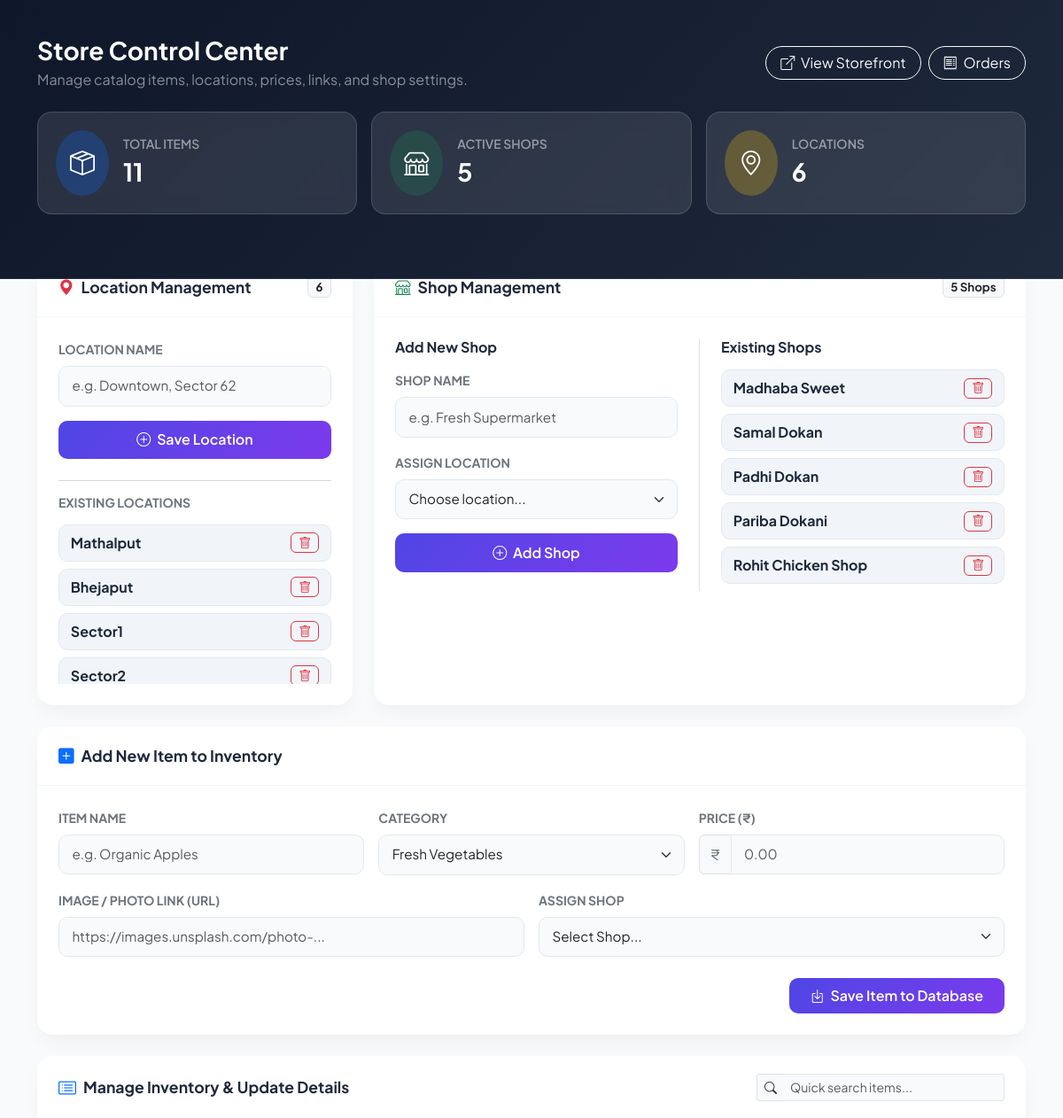
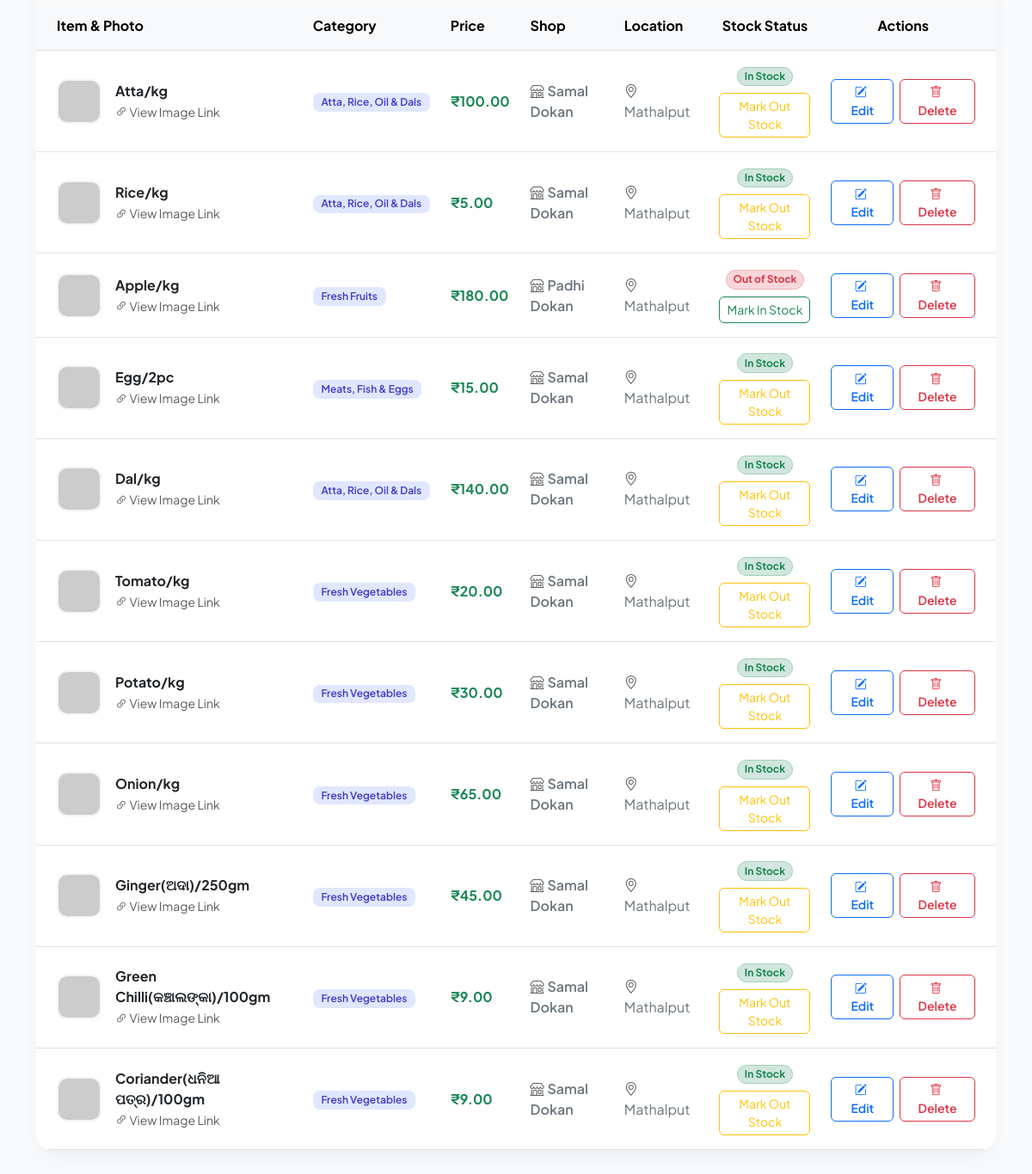
Before: /admin (signed in) with the older database file (2 pictures, top to bottom).
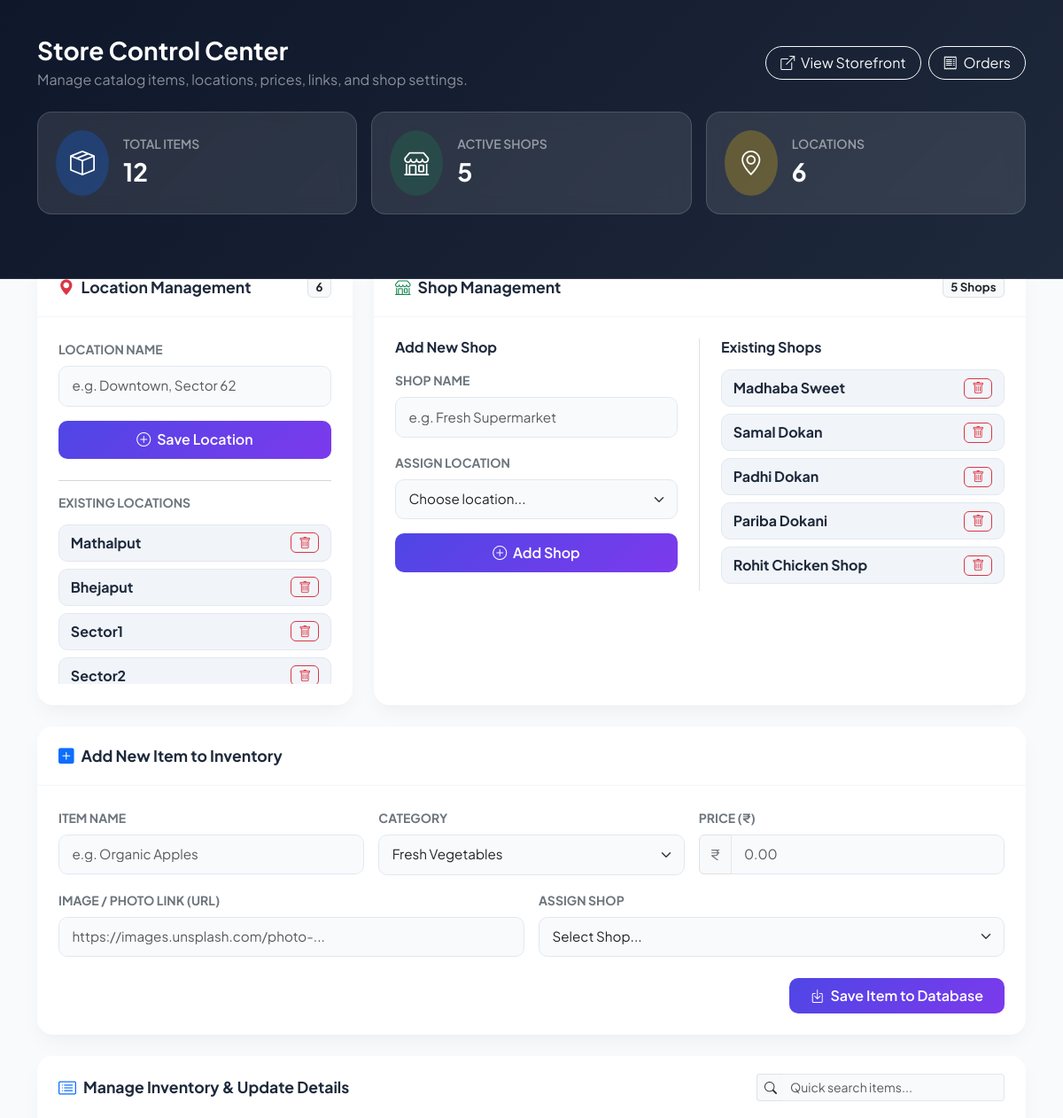
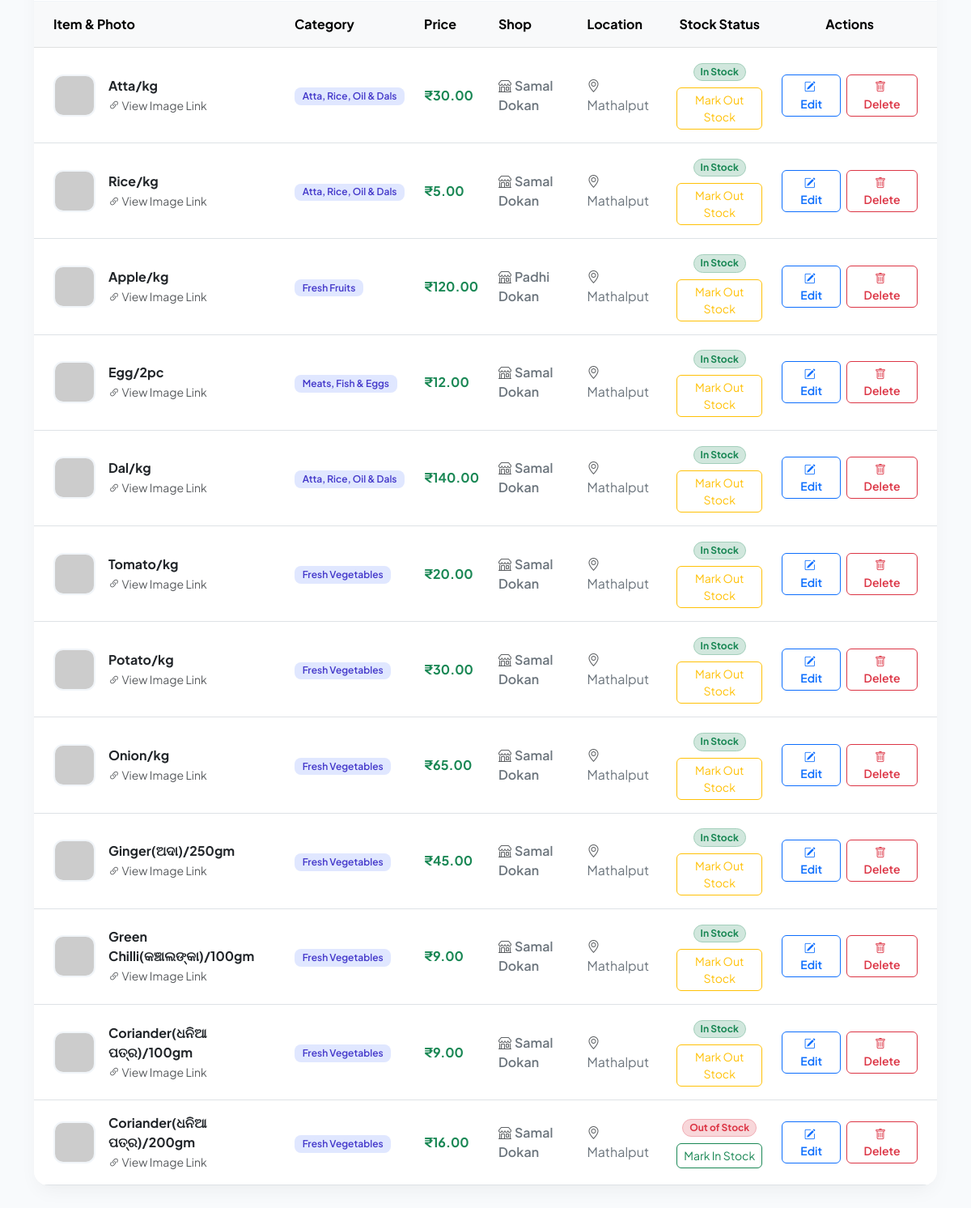
After: the same page with the newer database file (2 pictures, top to bottom).
### tables this page shows
CREATE TABLE locations (
                    id INTEGER PRIMARY KEY AUTOINCREMENT,
                    name TEXT NOT NULL);

CREATE TABLE shops (
                    id INTEGER PRIMARY KEY AUTOINCREMENT,
                    name TEXT NOT NULL,
                    location_id INTEGER,
                    FOREIGN KEY(location_id) REFERENCES locations(id));

CREATE TABLE items (
                    id INTEGER PRIMARY KEY AUTOINCREMENT,
                    name TEXT NOT NULL,
                    category TEXT NOT NULL,
                    price REAL NOT NULL,
                    photo TEXT,
                    shop_id INTEGER, is_out_of_stock INTEGER DEFAULT 0,
                    FOREIGN KEY(shop_id) REFERENCES shops(id));

### app.py (the view, shortened to what this page needs)
@app.route("/admin", methods=["GET", "POST"])
@admin_required
def admin():
    conn = get_db_connection()
    c = conn.cursor()
    c.execute("SELECT * FROM locations")
    locations = c.fetchall()
    c.execute("SELECT * FROM shops")
    shops = c.fetchall()
    c.execute("""
        SELECT
            items.id,
            items.name,
            items.category,
            items.price,
            items.photo,
            shops.name,
            locations.name,
            items.is_out_of_stock
        FROM items
        LEFT JOIN shops ON items.shop_id = shops.id
        LEFT JOIN locations ON shops.location_id = locations.id
    """)
    items = c.fetchall()
    conn.close()
    return render_template(
        "admin.html",
        locations=locations,
        shops=shops,
        items=items
    )

### app.py (called while the page is built)
def get_db_connection():
    conn = sqlite3.connect(DB_NAME)
    return conn

def admin_required(func):
    @wraps(func)
    def wrapper(*args, **kwargs):
        if not session.get("admin_logged_in"):
            return redirect(url_for("login"))
        return func(*args, **kwargs)
    return wrapper

### templates/admin.html (shortened to what the changed rows need)
<!DOCTYPE html>
<html lang="en">
<head>
    <link rel="stylesheet" href="https://cdn.jsdelivr.net/npm/bootstrap@5.3.0/dist/css/bootstrap.min.css">
    <link rel="stylesheet" href="https://cdn.jsdelivr.net/npm/bootstrap-icons@1.11.1/font/bootstrap-icons.css">
</head>
<body>
    <header class="admin-header">
        <div class="container">
            <div class="d-flex justify-content-between align-items-center mb-4">
                <div>
                    <h1 class="h3 fw-bold mb-1">Store Control Center</h1>
                </div>
            </div>
            <div class="row g-3">
                <div class="col-md-4">
                    <div class="stat-card d-flex align-items-center gap-3">
                        <div>
                            <div class="text-white-50 small fw-semibold">TOTAL ITEMS</div>
                            <div class="fs-3 fw-bold">{{ items|length }}</div>
                        </div>
                    </div>
                </div>
            </div>
        </div>
    </header>
    <main class="container content-wrapper mb-5">
        <div class="row g-4 mb-4">
            <div class="col-lg-4">
                <div class="custom-card h-100 d-flex flex-column justify-content-between">
                    <div>
                        <div class="card-body p-4">
                            <div style="max-height: 180px; overflow-y: auto;">
                                {% for loc in locations %}
                                    <div class="shop-pill">
                                        <span class="fw-bold fs-6">{{ loc[1] }}</span>
                                        <a href="{{ url_for('delete_location', location_id=loc[0]) }}"
                                           class="btn btn-sm btn-outline-danger py-0 px-2 rounded-2"
                                           onclick="return confirm('Are you sure you want to delete location \'{{ loc[1] }}\'?');">
                                            <i class="bi bi-trash"></i>
                                        </a>
                                    </div>
                                {% else %}
                                    <div class="text-muted small py-2 text-center">No locations created yet.</div>
                                {% endfor %}
                            </div>
                        </div>
                    </div>
                </div>
            </div>
            <div class="col-lg-8">
                <div class="custom-card h-100">
                    <div class="card-body p-4">
                        <div class="row g-3">
                            <div class="col-md-6 ps-md-4">
                                <div style="max-height: 280px; overflow-y: auto;">
                                    {% for shop in shops %}
                                        <div class="shop-pill">
                                            <div>
                                                <div class="fw-bold fs-6">{{ shop[1] }}</div>
                                            </div>
                                            <a href="{{ url_for('delete_shop', shop_id=shop[0]) }}"
                                               class="btn btn-sm btn-outline-danger py-0 px-2 rounded-2"
                                               onclick="return confirm('Are you sure you want to delete \'{{ shop[1] }}\'? ALL items under this shop will also be deleted!');">
                                                <i class="bi bi-trash"></i>
                                            </a>
                                        </div>
                                    {% else %}
                                        <div class="text-muted small py-3 text-center">No shops created yet.</div>
                                    {% endfor %}
                                </div>
                            </div>
                        </div>
                    </div>
                </div>
            </div>
        </div>
        <div class="custom-card">
            <div class="card-body p-0">
                <div class="table-responsive">
                    <table class="table table-hover align-middle mb-0" id="itemsTable">
                        <thead class="table-light text-secondary">
                            <tr>
                                <th class="ps-4">Item &amp; Photo</th>
                                <th>Category</th>
                                <th>Price</th>
                                <th>Shop</th>
                                <th>Location</th>
                                <th class="text-center">Stock Status</th>
                                <th class="text-center pe-4">Actions</th>
                            </tr>
                        </thead>
                        <tbody>
                            {% for item in items %}
                                <tr>
                                    <td class="ps-4">
                                        <div class="d-flex align-items-center gap-3">
                                            {% if item[4] %}
                                                <img src="{{ item[4] }}"
                                                     alt="{{ item[1] }}"
                                                     class="item-img"
                                                     onerror="this.onerror=null; this.src='https://via.placeholder.com/52?text=No+Img';">
                                            {% else %}
                                                <div class="item-img bg-light text-secondary d-flex align-items-center justify-content-center">
                                                    <i class="bi bi-image fs-4"></i>
                                                </div>
                                            {% endif %}
                                            <div>
                                                <div class="fw-bold text-dark">{{ item[1] }}</div>
                                                {% if item[4] %}
                                                    <a href="{{ item[4] }}" target="_blank" class="small text-muted text-decoration-none">
                                                        <i class="bi bi-link-45deg"></i> View Image Link
                                                    </a>
                                                {% endif %}
                                            </div>
                                        </div>
                                    </td>
                                    <td>
                                        <span class="badge badge-category">{{ item[2] }}</span>
                                    </td>
                                    <td>
                                        <span class="fw-bold text-success fs-6">
                                            ₹{{ "%.2f"|format(item[3]|float) if item[3] is number or item[3]|float else item[3] }}
                                        </span>
                                    </td>
                                    <td>
                                        <span class="text-secondary fw-semibold">
                                            <i class="bi bi-shop me-1 text-muted"></i>{{ item[5] }}
                                        </span>
                                    </td>
                                    <td>
                                        <span class="text-secondary">
                                            <i class="bi bi-geo-alt me-1 text-muted"></i>{{ item[6] }}
                                        </span>
                                    </td>
                                    <td class="text-center">
                                        {% if item[7] %}
                                            <span class="badge rounded-pill bg-danger-subtle text-danger border border-danger-subtle">Out of Stock</span>
                                        {% else %}
                                            <span class="badge rounded-pill bg-success-subtle text-success border border-success-subtle">In Stock</span>
                                        {% endif %}
                                        <form method="POST" action="{{ url_for('toggle_stock', item_id=item[0]) }}" class="mt-2">
                                            <button type="submit" class="btn btn-sm {% if item[7] %}btn-outline-success{% else %}btn-outline-warning{% endif %} rounded-2">
                                                {% if item[7] %}Mark In Stock{% else %}Mark Out Stock{% endif %}
                                            </button>
                                        </form>
                                    </td>
                                    <td class="text-center pe-4">
                                        <div class="btn-group gap-2">
                                            <a href="{{ url_for('edit_item', item_id=item[0]) }}"
                                               class="btn btn-sm btn-outline-primary rounded-2 px-3 fw-semibold">
                                                <i class="bi bi-pencil-square me-1"></i> Edit
                                            </a>
                                            <a href="{{ url_for('delete_item', item_id=item[0]) }}"
                                               class="btn btn-sm btn-outline-danger rounded-2 px-3 fw-semibold"
                                               onclick="return confirm('Are you sure you want to delete {{ item[1] }}?');">
                                                <i class="bi bi-trash me-1"></i> Delete
                                            </a>
                                        </div>
                                    </td>
                                </tr>
                            {% endfor %}
                        </tbody>
                    </table>
                </div>
            </div>
        </div>
    </main>
</body>
</html>

Changed rows visible on the page:
changed items "Atta/kg": price "100.00" → "30.00"
changed items "Apple/kg": price "180.00" → "120.00"; is_out_of_stock "Out of Stock Mark In Stock" → "In Stock Mark Out Stock"
changed items "Egg/2pc": price "15.00" → "12.00"
added items: name "Coriander(ଧନିଆ ପତ୍ର)/200gm", category "Fresh Vegetables", price "16.00", name "Samal Dokan", name "Mathalput", is_out_of_stock "Out of Stock"
Other visible differences:
{{ items|length }}: "11" → "12"
